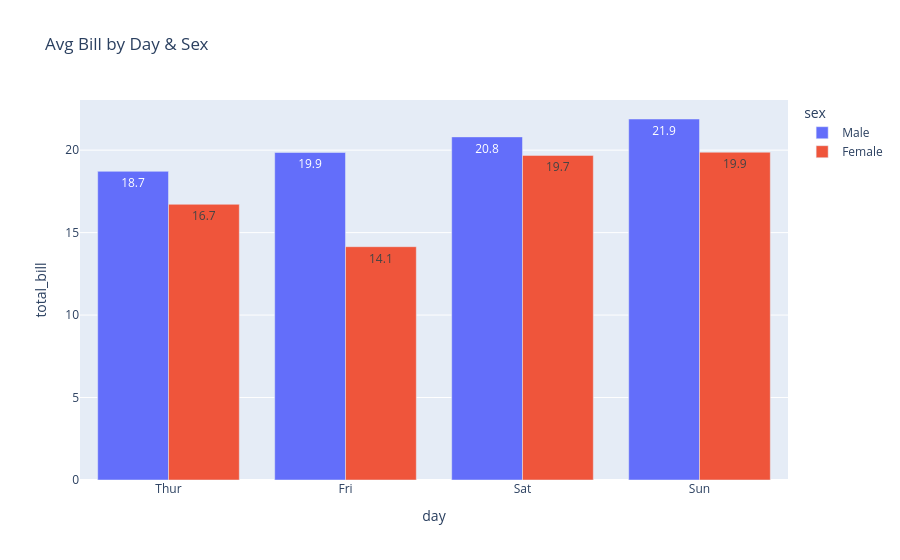
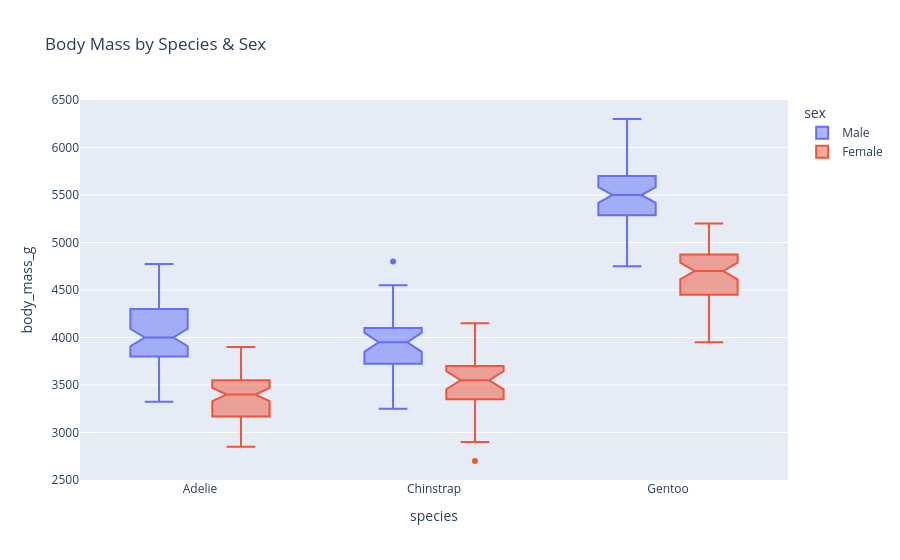
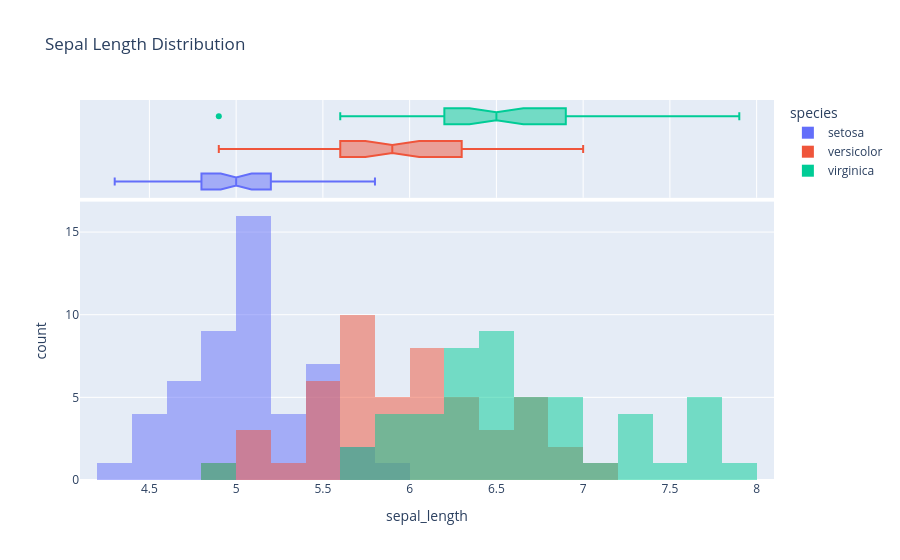

The code cell stored with these charts, in order, in its notebook:
### Code cell
# ======================================================
# 8.2 Plotly – Bar, Box, Histogram
# ======================================================

# Interactive Bar
fig_bar = px.bar(
    tips.groupby(['day','sex'])['total_bill'].mean().reset_index(),
    x='day', y='total_bill', color='sex',
    barmode='group',   # 'group' หรือ 'stack'
    title='Avg Bill by Day & Sex',
    text_auto='.1f',   # แสดงตัวเลขบน bar
)
fig_bar.show()

# Interactive Box
fig_box = px.box(
    penguins, x='species', y='body_mass_g',
    color='sex', points='outliers',  # 'all','outliers','suspectedoutliers',False
    notched=True,
    title='Body Mass by Species & Sex'
)
fig_box.show()

# Interactive Histogram
fig_hist = px.histogram(
    iris, x='sepal_length', color='species',
    nbins=20, barmode='overlay',
    marginal='box',  # 'box','violin','rug' – เพิ่ม marginal plot
    title='Sepal Length Distribution'
)
fig_hist.show()

### Figure 1 — Plotly figure (JSON) as saved in the notebook; plotly's stock layout.template omitted (floating-point values rounded to 4 significant figures)
{"data": [{"alignmentgroup": "True", "hovertemplate": "sex=Male<br>day=%{x}<br>total_bill=%{y}<extra></extra>", "legendgroup": "Male", "marker": {"color": "#636efa", "pattern": {"shape": ""}}, "name": "Male", "offsetgroup": "Male", "orientation": "v", "showlegend": true, "textposition": "auto", "texttemplate": "%{y:.1f}", "type": "bar", "x": ["Thur", "Fri", "Sat", "Sun"], "xaxis": "x", "y": [18.71, 19.86, 20.8, 21.89], "yaxis": "y"}, {"alignmentgroup": "True", "hovertemplate": "sex=Female<br>day=%{x}<br>total_bill=%{y}<extra></extra>", "legendgroup": "Female", "marker": {"color": "#EF553B", "pattern": {"shape": ""}}, "name": "Female", "offsetgroup": "Female", "orientation": "v", "showlegend": true, "textposition": "auto", "texttemplate": "%{y:.1f}", "type": "bar", "x": ["Thur", "Fri", "Sat", "Sun"], "xaxis": "x", "y": [16.72, 14.15, 19.68, 19.87], "yaxis": "y"}], "layout": {"barmode": "group", "legend": {"title": {"text": "sex"}, "tracegroupgap": 0}, "title": {"text": "Avg Bill by Day & Sex"}, "xaxis": {"anchor": "y", "domain": [0.0, 1.0], "title": {"text": "day"}}, "yaxis": {"anchor": "x", "domain": [0.0, 1.0], "title": {"text": "total_bill"}}}}

### Figure 2 — Plotly figure (JSON) as saved in the notebook; plotly's stock layout.template omitted (floating-point values rounded to 4 significant figures; data arrays with more than 128 entries replaced by an {"elided": "..."} marker saying what was removed)
{"data": [{"alignmentgroup": "True", "boxpoints": "outliers", "hovertemplate": "sex=Male<br>species=%{x}<br>body_mass_g=%{y}<extra></extra>", "legendgroup": "Male", "marker": {"color": "#636efa"}, "name": "Male", "notched": true, "offsetgroup": "Male", "orientation": "v", "showlegend": true, "type": "box", "x": {"elided": "168 str values"}, "x0": " ", "xaxis": "x", "y": {"elided": "168 float values"}, "y0": " ", "yaxis": "y"}, {"alignmentgroup": "True", "boxpoints": "outliers", "hovertemplate": "sex=Female<br>species=%{x}<br>body_mass_g=%{y}<extra></extra>", "legendgroup": "Female", "marker": {"color": "#EF553B"}, "name": "Female", "notched": true, "offsetgroup": "Female", "orientation": "v", "showlegend": true, "type": "box", "x": {"elided": "165 str values"}, "x0": " ", "xaxis": "x", "y": {"elided": "165 float values"}, "y0": " ", "yaxis": "y"}], "layout": {"boxmode": "group", "legend": {"title": {"text": "sex"}, "tracegroupgap": 0}, "title": {"text": "Body Mass by Species & Sex"}, "xaxis": {"anchor": "y", "domain": [0.0, 1.0], "title": {"text": "species"}}, "yaxis": {"anchor": "x", "domain": [0.0, 1.0], "title": {"text": "body_mass_g"}}}}

### Figure 3 — Plotly figure (JSON) as saved in the notebook; plotly's stock layout.template omitted (floating-point values rounded to 4 significant figures)
{"data": [{"bingroup": "x", "hovertemplate": "species=setosa<br>sepal_length=%{x}<br>count=%{y}<extra></extra>", "legendgroup": "setosa", "marker": {"color": "#636efa", "opacity": 0.5, "pattern": {"shape": ""}}, "name": "setosa", "nbinsx": 20, "orientation": "v", "showlegend": true, "type": "histogram", "x": [5.1, 4.9, 4.7, 4.6, 5.0, 5.4, 4.6, 5.0, 4.4, 4.9, 5.4, 4.8, 4.8, 4.3, 5.8, 5.7, 5.4, 5.1, 5.7, 5.1, 5.4, 5.1, 4.6, 5.1, 4.8, 5.0, 5.0, 5.2, 5.2, 4.7, 4.8, 5.4, 5.2, 5.5, 4.9, 5.0, 5.5, 4.9, 4.4, 5.1, 5.0, 4.5, 4.4, 5.0, 5.1, 4.8, 5.1, 4.6, 5.3, 5.0], "xaxis": "x", "yaxis": "y"}, {"hovertemplate": "species=setosa<br>sepal_length=%{x}<extra></extra>", "legendgroup": "setosa", "marker": {"color": "#636efa"}, "name": "setosa", "notched": true, "showlegend": false, "type": "box", "x": [5.1, 4.9, 4.7, 4.6, 5.0, 5.4, 4.6, 5.0, 4.4, 4.9, 5.4, 4.8, 4.8, 4.3, 5.8, 5.7, 5.4, 5.1, 5.7, 5.1, 5.4, 5.1, 4.6, 5.1, 4.8, 5.0, 5.0, 5.2, 5.2, 4.7, 4.8, 5.4, 5.2, 5.5, 4.9, 5.0, 5.5, 4.9, 4.4, 5.1, 5.0, 4.5, 4.4, 5.0, 5.1, 4.8, 5.1, 4.6, 5.3, 5.0], "xaxis": "x2", "yaxis": "y2"}, {"bingroup": "x", "hovertemplate": "species=versicolor<br>sepal_length=%{x}<br>count=%{y}<extra></extra>", "legendgroup": "versicolor", "marker": {"color": "#EF553B", "opacity": 0.5, "pattern": {"shape": ""}}, "name": "versicolor", "nbinsx": 20, "orientation": "v", "showlegend": true, "type": "histogram", "x": [7.0, 6.4, 6.9, 5.5, 6.5, 5.7, 6.3, 4.9, 6.6, 5.2, 5.0, 5.9, 6.0, 6.1, 5.6, 6.7, 5.6, 5.8, 6.2, 5.6, 5.9, 6.1, 6.3, 6.1, 6.4, 6.6, 6.8, 6.7, 6.0, 5.7, 5.5, 5.5, 5.8, 6.0, 5.4, 6.0, 6.7, 6.3, 5.6, 5.5, 5.5, 6.1, 5.8, 5.0, 5.6, 5.7, 5.7, 6.2, 5.1, 5.7], "xaxis": "x", "yaxis": "y"}, {"hovertemplate": "species=versicolor<br>sepal_length=%{x}<extra></extra>", "legendgroup": "versicolor", "marker": {"color": "#EF553B"}, "name": "versicolor", "notched": true, "showlegend": false, "type": "box", "x": [7.0, 6.4, 6.9, 5.5, 6.5, 5.7, 6.3, 4.9, 6.6, 5.2, 5.0, 5.9, 6.0, 6.1, 5.6, 6.7, 5.6, 5.8, 6.2, 5.6, 5.9, 6.1, 6.3, 6.1, 6.4, 6.6, 6.8, 6.7, 6.0, 5.7, 5.5, 5.5, 5.8, 6.0, 5.4, 6.0, 6.7, 6.3, 5.6, 5.5, 5.5, 6.1, 5.8, 5.0, 5.6, 5.7, 5.7, 6.2, 5.1, 5.7], "xaxis": "x2", "yaxis": "y2"}, {"bingroup": "x", "hovertemplate": "species=virginica<br>sepal_length=%{x}<br>count=%{y}<extra></extra>", "legendgroup": "virginica", "marker": {"color": "#00cc96", "opacity": 0.5, "pattern": {"shape": ""}}, "name": "virginica", "nbinsx": 20, "orientation": "v", "showlegend": true, "type": "histogram", "x": [6.3, 5.8, 7.1, 6.3, 6.5, 7.6, 4.9, 7.3, 6.7, 7.2, 6.5, 6.4, 6.8, 5.7, 5.8, 6.4, 6.5, 7.7, 7.7, 6.0, 6.9, 5.6, 7.7, 6.3, 6.7, 7.2, 6.2, 6.1, 6.4, 7.2, 7.4, 7.9, 6.4, 6.3, 6.1, 7.7, 6.3, 6.4, 6.0, 6.9, 6.7, 6.9, 5.8, 6.8, 6.7, 6.7, 6.3, 6.5, 6.2, 5.9], "xaxis": "x", "yaxis": "y"}, {"hovertemplate": "species=virginica<br>sepal_length=%{x}<extra></extra>", "legendgroup": "virginica", "marker": {"color": "#00cc96"}, "name": "virginica", "notched": true, "showlegend": false, "type": "box", "x": [6.3, 5.8, 7.1, 6.3, 6.5, 7.6, 4.9, 7.3, 6.7, 7.2, 6.5, 6.4, 6.8, 5.7, 5.8, 6.4, 6.5, 7.7, 7.7, 6.0, 6.9, 5.6, 7.7, 6.3, 6.7, 7.2, 6.2, 6.1, 6.4, 7.2, 7.4, 7.9, 6.4, 6.3, 6.1, 7.7, 6.3, 6.4, 6.0, 6.9, 6.7, 6.9, 5.8, 6.8, 6.7, 6.7, 6.3, 6.5, 6.2, 5.9], "xaxis": "x2", "yaxis": "y2"}], "layout": {"barmode": "overlay", "legend": {"title": {"text": "species"}, "tracegroupgap": 0}, "title": {"text": "Sepal Length Distribution"}, "xaxis": {"anchor": "y", "domain": [0.0, 1.0], "title": {"text": "sepal_length"}}, "xaxis2": {"anchor": "y2", "domain": [0.0, 1.0], "matches": "x", "showgrid": true, "showticklabels": false}, "yaxis": {"anchor": "x", "domain": [0.0, 0.7326], "title": {"text": "count"}}, "yaxis2": {"anchor": "x2", "domain": [0.7426, 1.0], "matches": "y2", "showgrid": false, "showline": false, "showticklabels": false, "ticks": ""}}}
